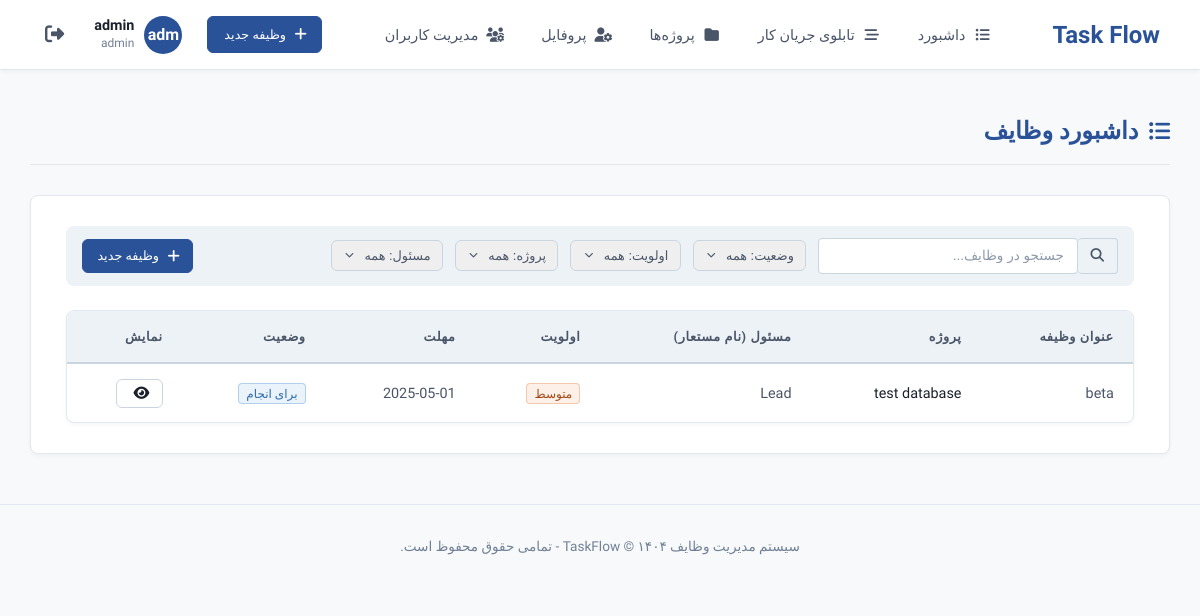
The app's page / (signed in) with its own data.
### tables this page shows
CREATE TABLE `task` (
  `id` int(11) NOT NULL,
  `user_id` int(11) NOT NULL,
  `title` varchar(400) NOT NULL,
  `project_name` varchar(400) NOT NULL,
  `content` text NOT NULL,
  `undertaking` varchar(300) NOT NULL,
  `preference` varchar(100) NOT NULL,
  `deadline` date NOT NULL,
  `status` varchar(100) NOT NULL,
  `create_date` date NOT NULL DEFAULT current_timestamp()
);

### app/Controller/Tasks.php (called while the page is built, shortened)
<?php
class Tasks extends controller {
    protected $taskModel;
    function __construct (){
        $this -> taskModel = $this -> model('task');
    }
    function index (){
        $tasks = $this -> taskModel -> Gettask();
        $data = [
            'task' => $tasks
        ];
        $this -> view('tasks/index', $data);
    }
}

### app/lib/Core.php (called while the page is built, shortened)
<?php
class Core {
    protected $CurrentMethod = "index";
    function __construct (){
        $url = $this -> GetURL();
        $this -> CurrentController = new $this -> CurrentController;
        $this -> param = $url ? array_values($url) : [];
        call_user_func_array([$this -> CurrentController, $this -> CurrentMethod], $this -> param);
    }
}

### public/index.php (called while the page is built, shortened)
<?php
    $init = new Core();

### app/lib/Database.php (called while the page is built, shortened)
<?php
class Database {
    private $host = MYSQL_SERVER;
    private $user = MYSQL_USERNAME;
    private $password = MYSQL_PASSWORD;
    private $name = MYSQL_DATABASE;
    private $db;
    private $statment;
    public function __construct() {
        try {
            $this -> db = new PDO("mysql:host={$this -> host}; port=3306; dbname={$this -> name}", $this -> user, $this -> password);
            $this -> db -> setAttribute(PDO::ATTR_DEFAULT_FETCH_MODE, PDO::FETCH_OBJ);
        } catch (PDOException $e) {
            die($e->getMessage());
        }
    }
    function query ($sql){
        $this -> statment = $this -> db -> prepare($sql);
    }
    function execute (){
        return $this -> statment -> execute();
    }
    function fetchAll (){
        $this -> execute();
        return $this -> statment -> fetchAll();
    }
}

### app/Model/Task.php (called while the page is built, shortened)
<?php
class task {
    private $db;
    function __construct (){
        $this -> db = new Database;
    }
    function Gettask (){
        $this->db->query("
            SELECT
                task.id,
                task.user_id,
                task.title,
                task.project_name,
                task.content,
                task.undertaking,
                task.preference,
                task.deadline,
                task.status,
                users.id AS userID
            FROM
                task
            INNER JOIN
                users
            ON
                task.user_id = users.id
            ORDER BY
                task.deadline DESC;
        ");
        return $this -> db -> fetchAll();
    }
}

### app/View/tasks/index.php (the view, shortened to what this page needs)
<?php require_once (APPROOT . '/View/base/header.php'); ?>
    <?php require_once (APPROOT . "/View/base/nav.php"); ?>
    <div class="container">
        <h2><i class="fas fa-list-ul"></i>داشبورد وظایف</h2>
        <div class="card">
            <div class="dashboard-filters">
                <div class="search-filter input-group input-group-sm">
                    <span class="input-group-text"><i class="fas fa-search"></i></span>
                    <input type="search" class="form-control form-control-sm" placeholder="جستجو در وظایف..." id="dashboard-search">
                </div>
                <div class="filter-item">
                    <button class="btn btn-sm btn-outline-secondary btn-filter" data-filter="status" id="statusFilterBtn">
                        وضعیت: همه <i class="fas fa-chevron-down"></i>
                    </button>
                </div>
                <div class="filter-item">
                    <button class="btn btn-sm btn-outline-secondary btn-filter" data-filter="priority" id="priorityFilterBtn">
                        اولویت: همه <i class="fas fa-chevron-down"></i>
                    </button>
                </div>
                <div class="filter-item">
                    <button class="btn btn-sm btn-outline-secondary btn-filter" data-filter="project" id="projectFilterBtn">
                        پروژه: همه <i class="fas fa-chevron-down"></i>
                    </button>
                </div>
                <div class="filter-item">
                    <button class="btn btn-sm btn-outline-secondary btn-filter" data-filter="assignee" id="assigneeFilterBtn">
                        مسئول: همه <i class="fas fa-chevron-down"></i>
                    </button>
                </div>
                <div class="ms-auto">
                    <?php if ($_SESSION['user_role'] == 'admin' or $_SESSION['user_role'] == 'developre'): ?>
                        <a href="<?php echo URLROOT; ?>tasks/add" class="btn btn-primary btn-sm"><i class="fas fa-plus"></i> وظیفه جدید</a>
                    <?php endif; ?>
                </div>
            </div>
            <div class="table-container">
                <table class="table">
                    <thead>
                        <tr>
                            <th>عنوان وظیفه</th>
                            <th>پروژه</th>
                            <th>مسئول (نام مستعار)</th>
                            <th>اولویت</th>
                            <th>مهلت</th>
                            <th>وضعیت</th>
                            <th>نمایش</th>
                        </tr>
                    </thead>
                    <tbody id="tasks-table-body">
                        <?php foreach ($data['task'] as $task) : ?>
                            <tr data-status="inprogress" data-priority="high" data-project="alpha" data-assignee="Lead">
                                <td><?php echo $task -> title; ?></td>
                                <td><a href="#task-detail-screen"><?php echo $task -> project_name; ?></a></td>
                                <td class="user-nickname-cell"><?php echo $task -> undertaking; ?></td>
                                <td><span class="badge badge-priority-<?php color_preference_style($task -> preference); ?>"><?php echo $task -> preference; ?></span></td>
                                <td><?php echo $task -> deadline; ?></td>
                                <td><span class="badge badge-status-<?php color_status_style($task -> status); ?>"><?php echo $task -> status; ?></span></td>
                                <td>
                                    <div class="button-group">
                                        <a href="<?php echo URLROOT; ?>tasks/show/<?php echo $task -> id; ?>" class="btn btn-sm btn-secondary" title="مشاهده"><i class="fas fa-eye"></i></a>
                                    </div>
                                </td>
                            </tr>
                        <?php endforeach; ?>
                    </tbody>
                </table>
            </div>
        </div>
    </div>
    <?php require_once (APPROOT . '/View/base/footer.php'); ?>

### records on screen
task: title "beta", project_name "test database", undertaking "Lead", preference "متوسط", deadline "2025-05-01", status "برای انجام"

### other values on screen
substr($_SESSION['user_name'], 0, 3) "adm"
$_SESSION['user_name'] "admin"
$_SESSION['user_role'] "admin"
